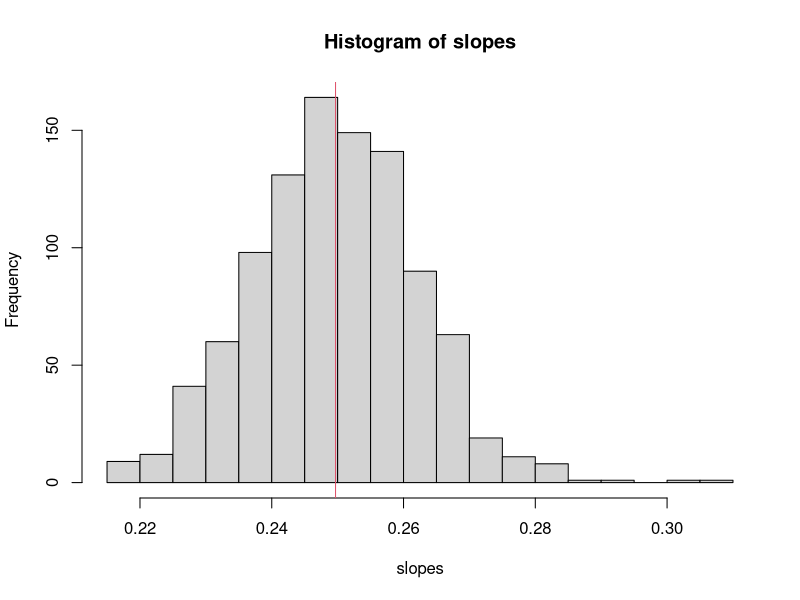

Recreate this plot in R.
##### testing power

p <- c() # empty space for data
for(x in 1:1000){
treatment <- as.factor(c(rep(1,15), rep(2,15))) #2 treatments, 15 of each
clutches <- c(rnorm(15,8,1), rnorm(15,7,1)) #15 clutches in each treatment with means 8 and 7 and sd=1

model <- lm(clutches~treatment) # model 
p[x] <- summary(model)$coefficients[2,4] # extract p values
}
prop.sig <- length(which(p<0.05))/1000 # what proportion of the simulations are significant- chance of noticing the true difference wiht these sample sizes etc
# change to same means (no difference) to see likelihood of false positive


###### checking if a coefficient (slope here) is biased
# simulate using the slope value and then if you arent signif likely to get that value from simulation distribution its biased..?

slopes <- c()
for(x in 1:1000){
area <- runif(30,0,10) # 30 samples between 0 and 10, uniform distribution
lambda <- exp(area*0.25+2) # creating lambda for the poisson distribution of species numbers
species <- rpois(30,lambda)
### Ally did this slightly differently: before loop defined slope=0.25 and intercept=2
#Then resp<-rpois(30, exp(intercept+slope*logislandsize))
#model<-glm(resp~logislandsize,family=Poisson)

model <- glm(species~area, family = "poisson")
slopes[x] <- summary(model)$coefficients[2,1] # extract slope
}

mean.slope <- mean(slopes)
hist(slopes, breaks=30)
abline(v=mean(slopes),col=2)

length(which(slopes>0.25))
length(which(slopes<0.25))       
## to get a p value for the probability of the slop being different to the 0.25 value you put in 
# look a the proportion of samples above and beneath 0.25 and time smaller probability by 2?????

##################
### simulating fixed and random effects

#If the effect of temperature on lay date is -4, how precise an estimate would we expect with the following design?
#intercept = 150
#44 sites (variance = 20)
#5 years (variance = 40)
#8 nestboxes per site (resid var = 20).
#Temperatures for each site:year drawn at random in the range 5-10C.

slope <- -4
intercept <- 150

df <- data.frame(
  years=as.factor(c(rep(1,352), rep(2,352), rep(3,352), rep(4,352), rep(5,352))),
  sites=as.factor(c(rep(c(seq(1,44,1), seq(1,44,1), seq(1,44,1), seq(1,44,1), seq(1,44,1), seq(1,44,1), seq(1,44,1), seq(1,44,1)),5))),
  nestboxes=as.factor(c(rep(c(rep(1,44), rep(2,44), rep(3,44), rep(4,44), rep(5,44), rep(6,44), rep(7,44), rep(8,44)),5))))
df$siteyear <- as.factor(paste(df$years, df$sites))
temp <- data.frame(siteyear=unique(paste(df$years, df$sites)))
temp$temp <- runif(220,5,10)      # each siteyear random temp within 5-10 degrees
#pmatch(df$siteyear, temp$siteyear)
#matchSY <- pmatch(df$siteyear, temp$siteyear)                         
dftemp <- merge(df, temp, by="siteyear", duplicates.ok=TRUE)

store <- c()

laydate <- dftemp$temp*slope+intercept  ### need to assign the variance within each variable..?
